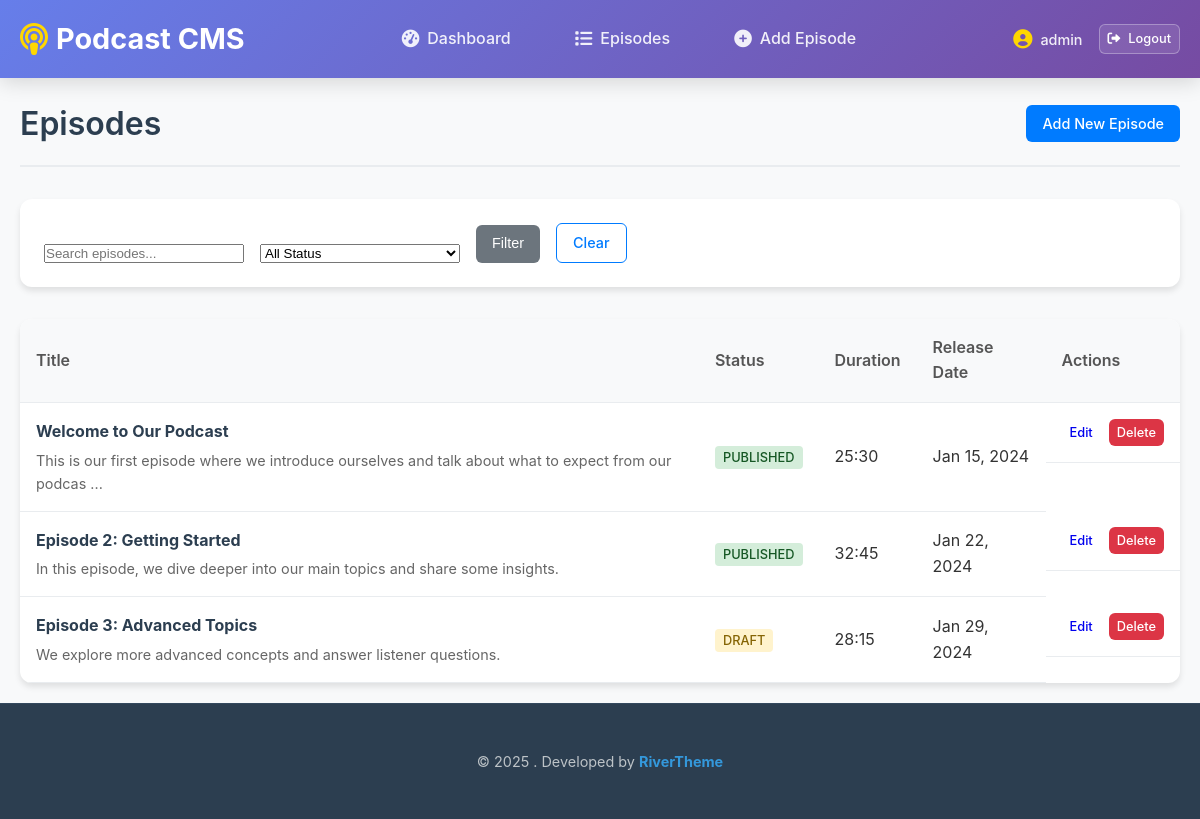
The page /episodes.php (signed in) on the database its author committed.
### tables this page shows
CREATE TABLE IF NOT EXISTS episodes (
    id INT AUTO_INCREMENT PRIMARY KEY,
    user_id INT NOT NULL,
    title VARCHAR(255) NOT NULL,
    description TEXT,
    audio_file VARCHAR(255),
    duration VARCHAR(20),
    release_date DATE,
    status ENUM('draft', 'published') DEFAULT 'draft',
    created_at TIMESTAMP DEFAULT CURRENT_TIMESTAMP,
    updated_at TIMESTAMP DEFAULT CURRENT_TIMESTAMP ON UPDATE CURRENT_TIMESTAMP,
    FOREIGN KEY (user_id) REFERENCES users(id) ON DELETE CASCADE
);

### includes/functions.php (called while the page is built, shortened)
<?php
function isLoggedIn() {
    return isset($_SESSION['user_id']);
}
function sanitizeInput($data) {
    return htmlspecialchars(trim($data), ENT_QUOTES, 'UTF-8');
}
function paginate($totalItems, $itemsPerPage, $currentPage) {
    $totalPages = ceil($totalItems / $itemsPerPage);
    $currentPage = max(1, min($currentPage, $totalPages));
    $offset = ($currentPage - 1) * $itemsPerPage;
    return [
        'total_pages' => $totalPages,
        'current_page' => $currentPage,
        'offset' => $offset,
        'items_per_page' => $itemsPerPage
    ];
}
?>

### episodes.php (the view, shortened to what this page needs)
<?php
require_once 'includes/functions.php';
$userId = getCurrentUserId();
$pdo = getDBConnection();
$search = sanitizeInput($_GET['search'] ?? '');
$status = sanitizeInput($_GET['status'] ?? '');
$page = max(1, intval($_GET['page'] ?? 1));
$itemsPerPage = 10;
$whereConditions = ['user_id = ?'];
$params = [$userId];
$whereClause = 'WHERE ' . implode(' AND ', $whereConditions);
$countQuery = "SELECT COUNT(*) FROM episodes $whereClause";
$stmt = $pdo->prepare($countQuery);
$stmt->execute($params);
$totalItems = $stmt->fetchColumn();
$pagination = paginate($totalItems, $itemsPerPage, $page);
$query = "SELECT id, title, description, duration, release_date, status, created_at
          FROM episodes $whereClause
          ORDER BY created_at DESC
          LIMIT {$itemsPerPage} OFFSET {$pagination['offset']}";
$stmt = $pdo->prepare($query);
$stmt->execute($params);
$episodes = $stmt->fetchAll();
?>
<!DOCTYPE html>
<html lang="en">
<head>
    <link rel="stylesheet" href="assets/css/style.css">
</head>
<body>
    <?php include 'templates/header.php'; ?>
    <main class="main-content">
        <div class="container">
            <div class="page-header">
                <h1>Episodes</h1>
                <a href="episode-add.php" class="btn btn-primary">Add New Episode</a>
            </div>
            <div class="filters">
                <form method="GET" class="filter-form">
                    <div class="filter-group">
                        <input type="text" name="search" placeholder="Search episodes..."
                               value="<?php echo htmlspecialchars($search); ?>">
                        <select name="status">
                            <option value="">All Status</option>
                        </select>
                        <button type="submit" class="btn btn-secondary">Filter</button>
                        <a href="episodes.php" class="btn btn-outline">Clear</a>
                    </div>
                </form>
            </div>
            <?php if (empty($episodes)): ?>
                <div class="empty-state">
                    <h3>No episodes found</h3>
                    <p>
                        <?php if (!empty($search) || !empty($status)): ?>
                            Try adjusting your search criteria or <a href="episodes.php">view all episodes</a>.
                        <?php else: ?>
                            <a href="episode-add.php">Create your first episode</a> to get started.
                        <?php endif; ?>
                    </p>
                </div>
            <?php else: ?>
                <div class="episodes-table">
                    <table>
                        <thead>
                            <tr>
                                <th>Title</th>
                                <th>Status</th>
                                <th>Duration</th>
                                <th>Release Date</th>
                                <th>Actions</th>
                            </tr>
                        </thead>
                        <tbody>
                            <?php foreach ($episodes as $episode): ?>
                                <tr>
                                    <td>
                                        <div class="episode-title">
                                            <strong><?php echo htmlspecialchars($episode['title']); ?></strong>
                                            <?php if ($episode['description']): ?>
                                                <div class="episode-description">
                                                    <?php echo htmlspecialchars(substr($episode['description'], 0, 100)); ?>
                                                    <?php if (strlen($episode['description']) > 100): ?>...<?php endif; ?>
                                                </div>
                                            <?php endif; ?>
                                        </div>
                                    </td>
                                    <td>
                                        <span class="status status-<?php echo $episode['status']; ?>">
                                            <?php echo ucfirst($episode['status']); ?>
                                        </span>
                                    </td>
                                    <td><?php echo htmlspecialchars($episode['duration'] ?: 'N/A'); ?></td>
                                    <td>
                                        <?php if ($episode['release_date']): ?>
                                            <?php echo date('M j, Y', strtotime($episode['release_date'])); ?>
                                        <?php else: ?>
                                            <span class="text-muted">Not set</span>
                                        <?php endif; ?>
                                    </td>
                                    <td class="actions">
                                        <a href="episode-edit.php?id=<?php echo $episode['id']; ?>" class="btn btn-small">Edit</a>
                                        <a href="episode-delete.php?id=<?php echo $episode['id']; ?>"
                                           class="btn btn-small btn-danger"
                                           onclick="return confirm('Are you sure you want to delete this episode?')">Delete</a>
                                    </td>
                                </tr>
                            <?php endforeach; ?>
                        </tbody>
                    </table>
                </div>
            <?php endif; ?>
        </div>
    </main>
    <?php include 'templates/footer.php'; ?>
</body>
</html>

### templates/header.php (shortened to what this page needs)
<!DOCTYPE html>
<html lang="en">
<head>
    <link rel="stylesheet" href="https://cdnjs.cloudflare.com/ajax/libs/font-awesome/6.0.0/css/all.min.css">
</head>
<body>
<header class="header">
    <nav class="navbar">
        <div class="nav-container">
            <div class="nav-brand">
                <a href="dashboard.php" class="brand-link">
                    <i class="fas fa-podcast"></i>
                    <span>Podcast CMS</span>
                </a>
            </div>
            <?php if (isLoggedIn()): ?>
                <div class="nav-menu">
                    <a href="dashboard.php" class="nav-link">
                        <i class="fas fa-tachometer-alt"></i>
                        <span>Dashboard</span>
                    </a>
                    <a href="episodes.php" class="nav-link">
                        <i class="fas fa-list"></i>
                        <span>Episodes</span>
                    </a>
                    <a href="episode-add.php" class="nav-link">
                        <i class="fas fa-plus-circle"></i>
                        <span>Add Episode</span>
                    </a>
                </div>
                <div class="nav-user">
                    <div class="user-info">
                        <i class="fas fa-user-circle"></i>
                        <span class="username"><?php echo htmlspecialchars($_SESSION['username']); ?></span>
                    </div>
                    <a href="logout.php" class="btn btn-small btn-outline">
                        <i class="fas fa-sign-out-alt"></i>
                        <span>Logout</span>
                    </a>
                </div>
            <?php endif; ?>
        </div>
    </nav>
</header>

### templates/footer.php (shortened to what this page needs)
<footer class="footer">
    <div class="container">
        <div class="text-center my-2">
            <div>
                <span>© 2025 . </span>
                <span class="text- ">Developed by </span>
                <a href="https://rivertheme.com" class="fw-bold text-decoration-none" target="_blank" rel="noopener">RiverTheme</a>
            </div>
        </div>
    </div>
</footer>

### assets/css/style.css (style rules this page uses)
* { margin: 0; padding: 0; box-sizing: border-box; }
body { font-family: -apple-system, BlinkMacSystemFont, 'Segoe UI', Roboto, Oxygen, Ubuntu, Cantarell, sans-serif; line-height: 1.6; color: #333; background-color: #f8f9fa; margin: 0; min-height: 100vh; display: flex; flex-direction: column; overflow-x: hidden; }
.container { max-width: 1200px; margin: 0 auto; padding: 0 20px; }
.main-content { flex: 1; padding: 20px 0; }
.header { background: linear-gradient(135deg, #667eea 0%, #764ba2 100%); box-shadow: 0 4px 20px rgba(0,0,0,0.15); position: sticky; top: 0; z-index: 100; }
.navbar { padding: 1rem 0; }
.nav-container { display: flex; justify-content: space-between; align-items: center; max-width: 1200px; margin: 0 auto; padding: 0 20px; }
.nav-brand .brand-link { font-size: 1.8rem; font-weight: bold; color: white; text-decoration: none; display: flex; align-items: center; gap: 0.5rem; transition: transform 0.3s ease; }
.nav-brand .brand-link i { font-size: 2rem; color: #ffd700; }
.nav-menu { display: flex; gap: 2rem; }
.nav-link { color: rgba(255, 255, 255, 0.9); text-decoration: none; font-weight: 500; transition: all 0.3s ease; display: flex; align-items: center; gap: 0.5rem; padding: 0.5rem 1rem; border-radius: 8px; position: relative; }
.nav-link i { font-size: 1.1rem; }
.nav-user { display: flex; align-items: center; gap: 1rem; }
.user-info { display: flex; align-items: center; gap: 0.5rem; color: rgba(255, 255, 255, 0.9); font-size: 0.9rem; }
.user-info i { font-size: 1.2rem; color: #ffd700; }
.username { color: rgba(255, 255, 255, 0.9); font-size: 0.9rem; font-weight: 500; }
.nav-user .btn { background: rgba(255, 255, 255, 0.1); color: white; border: 1px solid rgba(255, 255, 255, 0.3); display: flex; align-items: center; gap: 0.5rem; }
.footer { background: #2c3e50; border-top: 1px solid #34495e; padding: 30px 0; text-align: center; color: #bdc3c7; font-size: 0.9rem; margin-top: auto; }
.footer .text-center { text-align: center; }
.footer .my-2 { margin: 1rem 0; }
.footer .fw-bold { font-weight: bold; }
.footer .text-decoration-none { text-decoration: none; }
.footer a { color: #3498db; transition: color 0.3s ease; }
.btn { display: inline-block; padding: 0.5rem 1rem; border: none; border-radius: 6px; text-decoration: none; font-weight: 500; cursor: pointer; transition: all 0.3s ease; font-size: 0.9rem; line-height: 1.5; }
.btn-primary { background: #007bff; color: white; }
.btn-secondary { background: #6c757d; color: white; }
.btn-outline { background: transparent; color: #007bff; border: 1px solid #007bff; }
.btn-danger { background: #dc3545; color: white; }
.btn-small { padding: 0.25rem 0.5rem; font-size: 0.8rem; }
.page-header { display: flex; justify-content: space-between; align-items: center; margin-bottom: 2rem; padding-bottom: 1rem; border-bottom: 2px solid #e9ecef; }
.page-header h1 { color: #2c3e50; font-size: 2rem; font-weight: 600; }
.status { padding: 0.25rem 0.5rem; border-radius: 4px; font-size: 0.8rem; font-weight: 500; text-transform: uppercase; }
.status-published { background: #d4edda; color: #155724; }
.status-draft { background: #fff3cd; color: #856404; }
.filters { background: white; padding: 1.5rem; border-radius: 12px; box-shadow: 0 4px 6px rgba(0,0,0,0.1); margin-bottom: 2rem; }
.filter-form { display: flex; gap: 1rem; align-items: end; }
.filter-group { display: flex; gap: 1rem; align-items: end; flex-wrap: wrap; }
.filter-group input, .filter-group select { min-width: 200px; }
.episodes-table { background: white; border-radius: 12px; box-shadow: 0 4px 6px rgba(0,0,0,0.1); overflow: hidden; }
.episodes-table table { width: 100%; border-collapse: collapse; }
.episodes-table th, .episodes-table td { padding: 1rem; text-align: left; border-bottom: 1px solid #e9ecef; }
.episodes-table th { background: #f8f9fa; font-weight: 600; color: #555; }
.episode-title strong { color: #2c3e50; }
.episode-description { color: #666; font-size: 0.9rem; margin-top: 0.25rem; }
.actions { display: flex; gap: 0.5rem; }

### rows shown on the page
episodes: title "Welcome to Our Podcast", description "This is our first episode where we introduce ourselves and talk about what to expect from our podcas", status "PUBLISHED", duration "25:30", release_date "Jan 15, 2024"
episodes: title "Episode 2: Getting Started", description "In this episode, we dive deeper into our main topics and share some insights.", status "PUBLISHED", duration "32:45", release_date "Jan 22, 2024"
episodes: title "Episode 3: Advanced Topics", description "We explore more advanced concepts and answer listener questions.", status "DRAFT", duration "28:15", release_date "Jan 29, 2024"

### other values the page prints
$_SESSION['username'] "admin"
